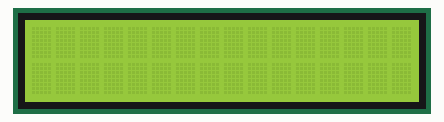
A sketch run on a simulated Arduino Uno, built with avr-gcc and run on an emulated ATmega328P. Shown: 16×2 character LCD.

Above: at 0.1 s.
At 1.1 s:
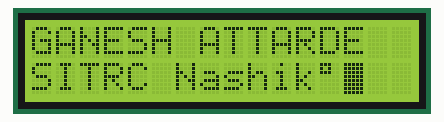

The sketch:

LCD_blink.ino
```cpp
// include the library code:
#include <LiquidCrystal.h>

// initialize the library with the numbers of the interface pins
LiquidCrystal lcd(12, 11, 5, 4, 3, 2); //(RS,EN,D4,D5,D6,D7)

void setup() {

   // set up the LCD's number of columns and rows:
  lcd.begin(16, 2);

}

void loop() {
  // set the cursor to column 0, line 1
  // (note: line 1 is the second row, since counting begins with 0):

  lcd.setCursor(0,0); //(colum, row)
  lcd.print("GANESH ATTARDE");

  lcd.setCursor(0,1);
  lcd.print("SITRC Nashik");
  lcd.print((char)223); // to print degree symbol
  lcd.blink();  //last bit blinking

  lcd.noDisplay(); //display OFF
  delay (1000);
  lcd.display(); //display ON
  delay (1000);
}
```

Measured:
- what the display in image 1 shows lasts 1.0 s, from 1.1 s to 2.1 s
